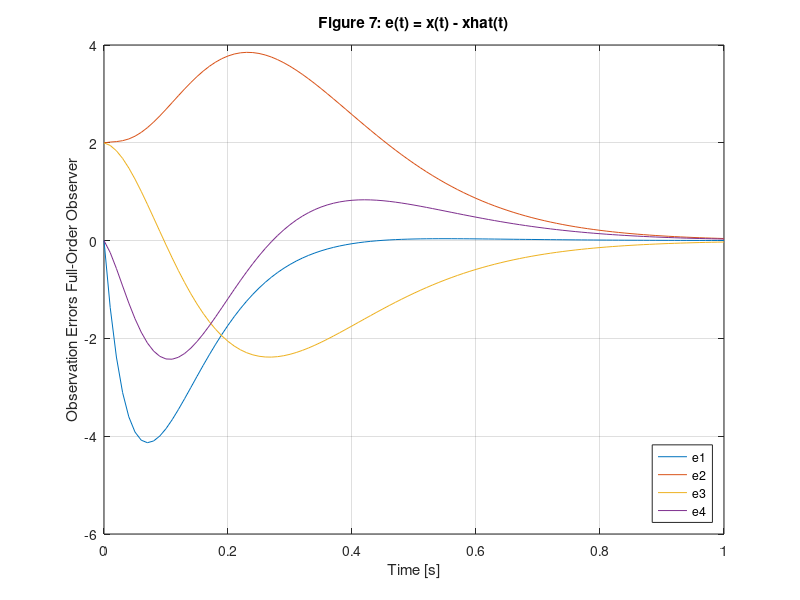
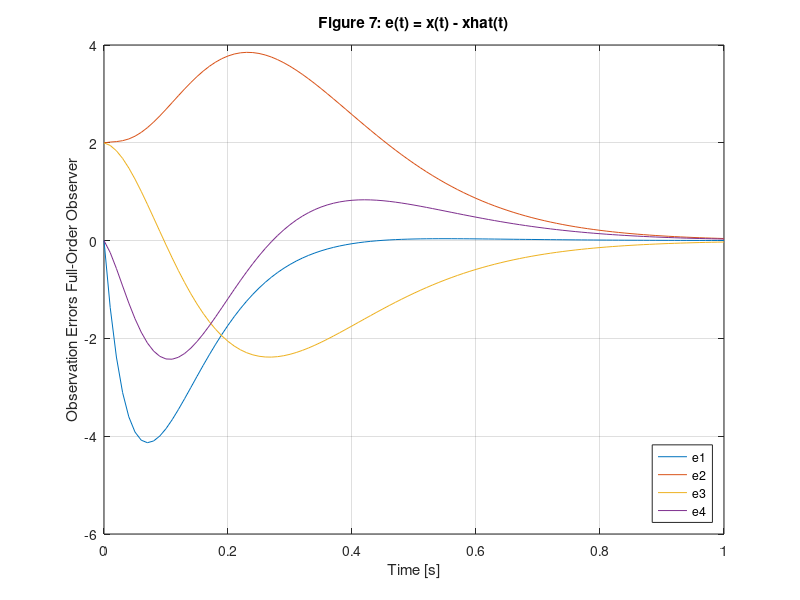

These charts were generated, in order, by the following MATLAB code:
%% -*- texinfo -*-
%% Figure 7: Full-order observer estimation errors e(t) = x(t) - xhat(t) for
%% the aircraft example.
%% FIXME: The figure doesn't match the published one yet.

% ===============================================================================
% Aircraft Simulation Example             Lukas Reichlin             October 2015
% ===============================================================================
% Reference:
% Verica Radisavljevic-Gajic:
% Full- and Reduced-Order Linear Observer Implementations in Matlab/Simulink.
% IEEE Control Systems Magazine, Vol. 35, No. 5, pp. 91-101, October 2015
% Digital Object Identifier 10.1109/MCS.2015.2449691
% ===============================================================================


% Tabula Rasa
clear all, close all, clc


% Plant
A = [ -0.01357      -32.2          -46.3            0
       0.00012        0              1.214          0
      -0.0001212      0             -1.214          1
       0.00057        0             -9.1           -0.6696  ];

B = [ -0.433;
       0.1394;
      -0.1394;
      -0.1577   ];

C = [  0              0              0              1
       1              0              0              0       ];

D = [  0
       0        ];

x0 = [ 2
       2
       2
       2        ];
 
sys = ss (A, B, C, D);
sys = set (sys, 'inputname', 'u', 'outputname', 'y', 'statename', 'x')


% Controller
lambda_sys_desired = [ -0.5   -1+1j   -1-1j   -2  ]

F = place (sys, lambda_sys_desired)

ctrl = ss (-F);
ctrl = set (ctrl, 'inputname', 'xhat', 'outputname', 'u')


% Observer
lambda_obs_desired = [ -10    -11     -12     -13 ]

K = place (sys.', lambda_obs_desired).'

obs = ss (A-K*C, [B, K]);
obs = set (obs, 'inputname', {'u', 'y1', 'y2'}, 'outputname', 'xhat', 'statename', 'xhat')


% Entire System
N = connect (sys, ctrl, obs, 'u', {'y1', 'y2'})


% Initial Conditions
y0 = C * x0;
x0hat = pinv (C.' * C) * C.' * y0;


% Simulation
figure (1)
[Y, T, X] = initial (N, [x0; x0hat], 1);
ERR = X(:, 1:4) - X(:, 5:8);
plot (T, ERR)
grid on
title ('Figure 7: e(t) = x(t) - xhat(t)')
xlabel ('Time [s]')
ylabel ('Observation Errors Full-Order Observer')
legend ('e1', 'e2', 'e3', 'e4', 'location', 'southeast')


% ===============================================================================

% Alternative Code
Naug = augstate (N);
S = sumblk ('e = x - xhat', 4);
N2 = connect (Naug, S, 'u', 'e')
[Y2, T2] = initial (N2, [x0; x0hat], 1);

figure (2)
plot (T2, Y2)
grid on
title ('Figure 7: e(t) = x(t) - xhat(t)')
xlabel ('Time [s]')
ylabel ('Observation Errors Full-Order Observer')
legend ('e1', 'e2', 'e3', 'e4', 'location', 'southeast')
